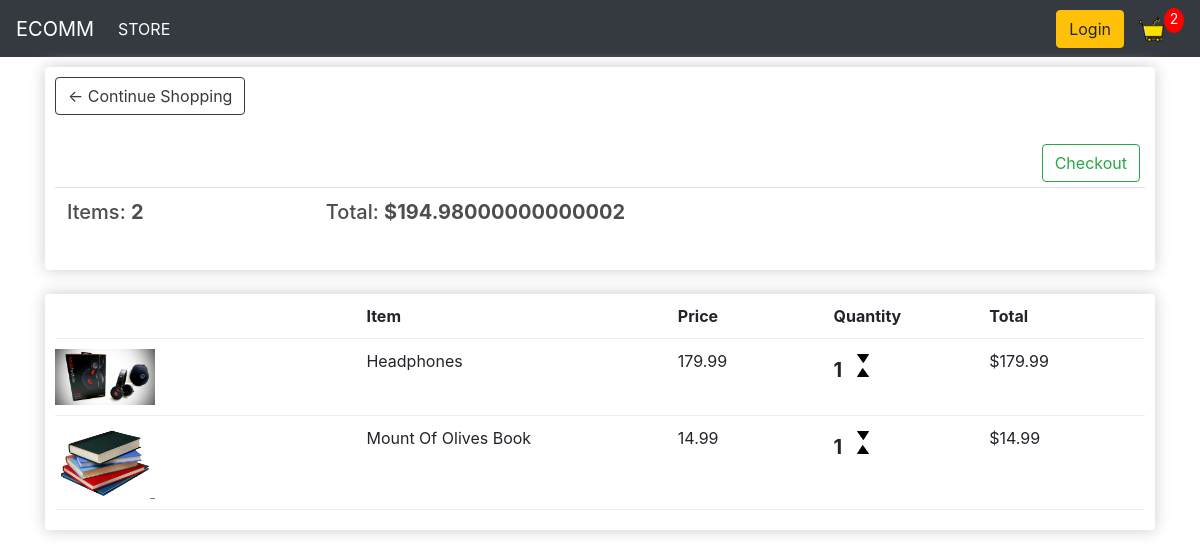
The app's page /cart/ (signed in) with its own data.
### store/models.py (models this page shows, shortened)
class Order(models.Model):
    customer=models.ForeignKey(Customer, on_delete=models.SET_NULL, null=True, blank=True)
    date_ordered=models.DateTimeField(auto_now_add=True)
    completed=models.BooleanField(default=False)
    transaction_id=models.CharField(max_length=200, null=True)
    @property
    def get_order_items(self):
        orderitems=self.orderitem_set.all()
        total=sum([item.get_total for item in orderitems])
        return total
    @property
    def get_order_total(self):
        orderitems=self.orderitem_set.all()
        total=sum([item.quantity for item in orderitems])
        return total

class OrderItem(models.Model):
    product=models.ForeignKey(Product, on_delete=models.SET_NULL, blank=True, null=True)
    order=models.ForeignKey(Order, on_delete=models.SET_NULL, blank=True, null=True)
    quantity=models.IntegerField(default=0, null=True, blank=True)
    date_added = models.DateTimeField(auto_now_add=True)
    @property
    def get_total(self):
        total=self.product.price*self.quantity
        return total

class Product(models.Model):
    name=models.CharField(max_length=200)
    price=models.FloatField()
    digital=models.BooleanField(default=False, null=True,blank=True)
    image=models.ImageField(null=True, blank = True)
    @property
    def imageURL(self):
        try:
            url = self.image.url
        except:
            url = ''
        return url

### store/views.py (the view)
# urls.py: path('cart/', views.cart, name = "cart"),
def cart(request):
    if request.user.is_authenticated:
        customer=request.user.customer
        order, created =Order.objects.get_or_create(customer=customer, completed=False)
        items = order.orderitem_set.all()
        cartItems=order.get_order_total
    else:
        items=[]
        order = {'get_order_total' : 0, 'get_order_items' : 0, 'shipping' : False}
        cartItems=order['get_order_total']
    context={'items': items, 'order': order, 'cartItems' : cartItems}
    return render(request, 'store/Cart.html', context)

### store/templates/store/Cart.html
{% extends 'store/Main.html' %}
{% load static %}
{% block content %}
<div class="row">
    <div class="col-lg-12">
        <div class="box-element">
            <a class="btn btn-outline-dark" href="{% url 'store' %}">&#x2190; Continue Shopping</a>
            <br>
            <br>
            <table class="table">
                <tr>
                    <th><h5>Items: <strong>{{ order.get_order_total }}</strong></h5></th>
                    <th><h5>Total: <strong>${{ order.get_order_items }}</strong></h5></th>
                    <a  style="float: right; margin: 5px;" class="btn btn-outline-success" href="{% url 'checkout' %}">Checkout</a>
                </tr>
            </table>
        </div>
        <br>
        <div class="box-element">
            <div class="cart-row">
                <div style="flex: 2;"></div>
                <div style="flex: 2;"><strong>Item</strong></div>
                <div style="flex: 1;"><strong>Price</strong></div>
                <div style="flex: 1;"><strong>Quantity</strong></div>
                <div style="flex: 1;"><strong>Total</strong></div>
            </div>
            {% for item in items  %}
            <div class="cart-row">
                <div style="flex: 2;">
                    <img src="{{ item.product.imageURL }}" class="row-image">
                </div>
                <div style="flex: 2;">{{ item.product.name }}</div>
                <div style="flex: 1;">{{ item.product.price|floatformat:2 }}</div>
                <div style="flex: 1;">
                    <p class="quantity">{{ item.quantity }}</p>
                    <div class="quantity">
                        <img  data-product = "{{ item.product.id }}" data-action = "add"  src="{% static 'images/up.png' %}" class="chg-quantity update-cart">
                        <img data-product = "{{ item.product.id }}" data-action = "remove" src="{% static 'images/down.png'  %}" class="chg-quantity update-cart">
                    </div>
                </div>
                <div style="flex: 1;">${{ item.get_total }}</div>
            </div>
            {% endfor %}
        </div>
    </div>
</div>
{% endblock content %}

### static/css/main.css (style rules this page uses)
body { background-color: hsl(0, 0%, 98%); }
h1,h2,h3,h4,h5,h6 { color:hsl(0, 0%, 30%); }
.box-element { box-shadow:hsl(0, 0%, 80%) 0 0 16px; background-color: #fff; border-radius: 4px; padding: 10px; }
.col-lg-4, .col-lg-6, .col-lg-8, .col-lg-12 { margin-top: 10px; }
.btn { border-radius: 0; }
.row-image { width: 100px; }
.cart-row { display: flex; align-items: flex-stretch; padding-bottom: 10px; margin-bottom: 10px; border-bottom: 1px solid #ececec; }
.quantity { display: inline-block; font-weight: 750; padding-right:10px; font-size: 20px; }
.chg-quantity { width: 12px; cursor: pointer; display: block; margin-top: 5px; transition:.1s; }

### records on screen
Order: get_order_total "2", get_order_items "194.98000000000002"
OrderItem: product.imageURL (picture), product.name "Headphones", product.price "179.99", quantity "1", get_total "179.99"
OrderItem: product.imageURL (picture), product.name "Mount Of Olives Book", product.price "14.99", quantity "1", get_total "14.99"

### other values on screen
{{ cartItems }} "2"
